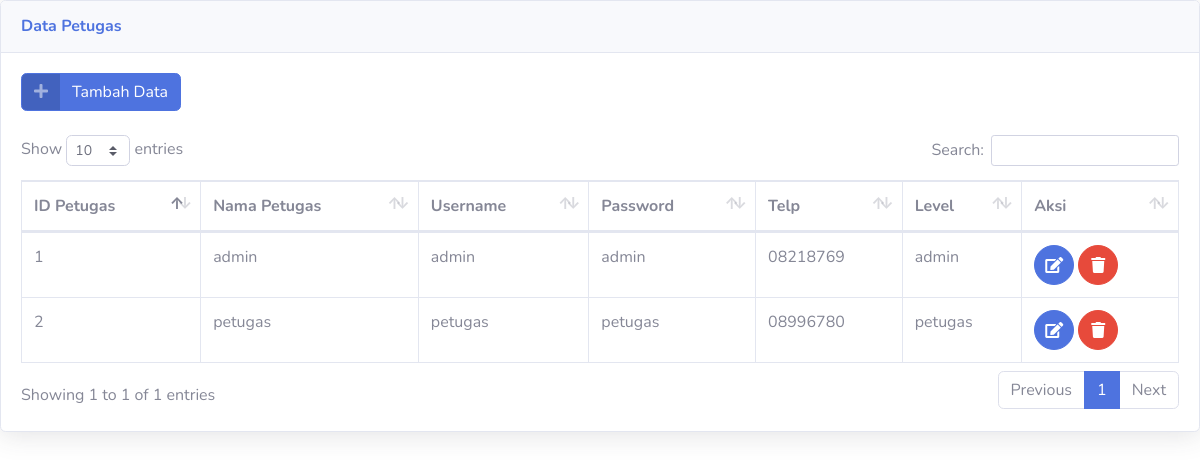
The app's page /admin/lihat_petugas.php with its own data.
### tables this page shows
CREATE TABLE `petugas` (
  `id_petugas` int(11) NOT NULL,
  `nama_petugas` varchar(35) NOT NULL,
  `username` varchar(25) NOT NULL,
  `password` varchar(32) NOT NULL,
  `telp` varchar(13) NOT NULL,
  `level` enum('admin','petugas','','') NOT NULL
);

### admin/lihat_petugas.php (the view, shortened to what this page needs)
<!DOCTYPE html>
<html lang="en">
<head>
  <link href="../vendor/fontawesome-free/css/all.min.css" rel="stylesheet" type="text/css">
  <link href="../css/sb-admin-2.min.css" rel="stylesheet">
  <link href="../vendor/datatables/dataTables.bootstrap4.min.css" rel="stylesheet">
</head>
<body id="page-top">
          <div class="card shadow mb-4">
            <div class="card-header py-3">
              <h6 class="m-0 font-weight-bold text-primary">Data Petugas</h6>
            </div>
            <div class="card-body">
              <a href="admin.php?url=tambah_petugas" class="btn btn-primary btn-icon-split">
                    <span class="icon text-white-50">
                      <i class="fas fa-plus"></i>
                    </span>
                    <span class="text">Tambah Data</span>
                  </a><br><br>
              <div class="table-responsive">
                <table class="table table-bordered" id="dataTable" width="100%" cellspacing="0">
                  <thead>
                    <tr>
                      <th>ID Petugas</th>
                      <th>Nama Petugas</th>
                      <th>Username</th>
                      <th>Password</th>
                      <th>Telp</th>
                      <th>Level</th>
                      <th>Aksi</th>
                    </tr>
                  </thead>
                  <thfoot>
                  <?php
                  require '../koneksi.php';
                  $sql=mysqli_query($conn,"select * from petugas");
                  while ($data=mysqli_fetch_array($sql)) {
                   ?>
                  <tbody>
                    <tr>
                      <td><?php echo $data['id_petugas']; ?></td>
                      <td><?php echo $data['nama_petugas']; ?></td>
                      <td><?php echo $data['username']; ?></td>
                      <td><?php echo $data['password']; ?></td>
                      <td><?php echo $data['telp']; ?></td>
                      <td><?php echo $data['level']; ?></td>
                      <td>
                            <a href="admin.php?url=edit_petugas&id=<?php echo $data['id_petugas']; ?>" class="btn btn-primary btn-circle">
                              <i class="fa fa-edit"></i>
                            </a>
                            <a href="delete_petugas.php?id=<?php echo $data['id_petugas']; ?>" class="btn btn-danger btn-circle" onclick="return confirm('Yakin Mau Hapus?')">
                              <i class="fa fa-trash"></i>
                            </a>
                      </td>
                    </tr>
                  </tbody>
                <?php } ?>
                </table>
              </div>
            </div>
          </div>
</body>
</html>

### records on screen
petugas: id_petugas "1", nama_petugas "admin", username "admin", password "admin", telp "08218769", level "admin"
petugas: id_petugas "2", nama_petugas "petugas", username "petugas", password "petugas", telp "08996780", level "petugas"
